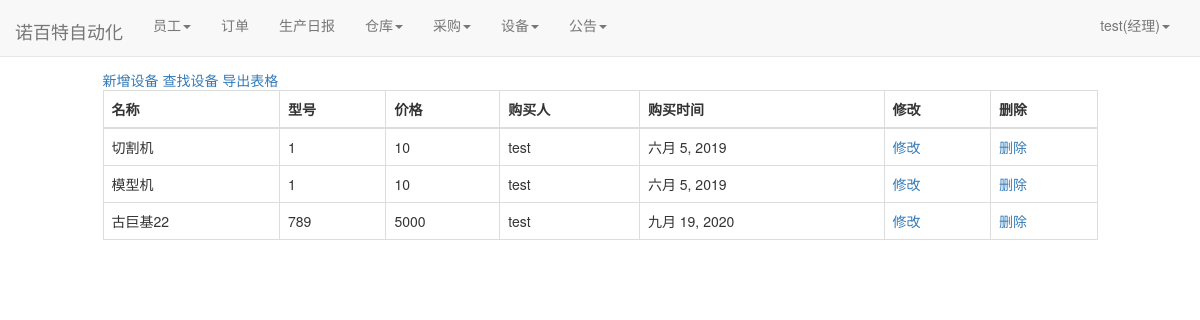
Page /facility/facility_document/ (signed in) on the committed database.
### user/models.py (models this page shows)
class Profile(models.Model):
    user = models.OneToOneField(User, on_delete=models.CASCADE)
    staff_gender = models.CharField(max_length=10, choices=(('male', '男'), ('female', '女')), default='male',
                                    verbose_name='性别')
    staff_age = models.PositiveIntegerField(verbose_name="年龄")
    staff_home = models.CharField(max_length=100, verbose_name="籍贯")
    staff_nationality = models.CharField(max_length=20, verbose_name="民族")  # 民族
    staff_tel = models.BigIntegerField(verbose_name="电话")
    start_time = models.DateField(auto_now_add=True, verbose_name="入职时间")  # 入职时间
    id_card = models.CharField(max_length=20,verbose_name="身份证")  # 身份证号
    staff_type = models.CharField(max_length=100,verbose_name="职位", null=True)  # 职位
    salary_pre_hour = models.IntegerField(verbose_name="时薪")  # 时薪
    class Meta:
        ordering = ['-start_time']

### facility/models.py (models this page shows, shortened)
class Facility(models.Model):#设备
    version = models.CharField(max_length=100, verbose_name="型号")
    facility_name = models.CharField(max_length=100, verbose_name="名称")
    price = models.BigIntegerField(verbose_name="价格")
    buyer = models.ForeignKey(User, on_delete=models.DO_NOTHING, verbose_name="购买人")
    buy_time = models.DateField(auto_now_add=True, verbose_name="购买时间")

### facility/views.py (the view)
# urls.py: path('facility_document/', views.facility_document, name='facility_document'),
def facility_document(request):
    facilities = Facility.objects.all()
    context= {}
    context['facilities'] = facilities
    return render(request, 'facility_document.html', context)

### user/models.py (called while the page is built)
def get_staff_type(self):
    if Profile.objects.filter(user=self).exists():
        profile = Profile.objects.get(user=self)
        return profile.staff_type
    else:
        return ''

### facility/templates/facility_document.html (shortened to what this page needs)
{% extends 'base.html' %}
{% if user.is_authenticated %}
                        {% block nav_facility_active %}active{% endblock %}
{% endif %}
{% block content %}
    <div class="containter">
        <div class="row">
            <div class="col-xs-10 col-xs-offset-1">
                <span style="margin-right: 1em"><a href="{% url 'facility_append' %}">新增设备</a>
                {% if user.is_authenticated %}
                <table class="table table-bordered table-hover">
                    <span style="margin-right: 1em"><a href="{% url  'facility_select' %}">查找设备</a>
                    <span style="margin-right: 1em"><a href="{% url 'facility_download' %}">导出表格</a></span>
                  <thead>
                    <tr>
                      <th scope="col">名称</th>
                      <th scope="col">型号</th>
                      <th scope="col">价格</th>
                      <th scope="col">购买人</th>
                      <th scope="col">购买时间</th>
                         <th scope="col">修改</th>
                      <th scope="col">删除</th>
                    </tr>
                  </thead>
                  <tbody>
                  {%for facility in facilities%}
                    <tr>
                      <td>{{facility.facility_name}}</td>
                      <td>{{facility.version}}</td>
                      <td>{{facility.price}}</td>
                      <td>{{facility.buyer}}</td>
                      <td>{{facility.buy_time}}</td>
                         <td><a href="{% url 'facility_modify' facility.pk%}">修改</a></li></td>
                      <td><a href="{% url 'facility_delete' facility.pk%}">删除</a></li></td>
                    </tr>
                  {% endfor %}
                  </tbody>
                </table>
                {% else %}
                    <span>未登录，跳转到首页...</span>
                    <script type="text/javascript">
                        window.location.href = '/';
                    </script>
                {% endif %}
            </div>
        </div>
    </div>
{% endblock %}

### templates/base.html (shortened to what this page needs)
{% load static %}
<!doctype html>
<html lang="en">
<head>
    <link rel="stylesheet" href="{% static 'base.css' %}">
     <link rel="stylesheet" href="{% static 'home.css' %}">
    <link rel="stylesheet" href="{% static 'bootstrap-3.37/css/bootstrap.min.css' %}">
</head>
<body>
     <div class="navbar navbar-default navbar-fixed-top" role="navigation">
        <div class="container-fluid">
            <div class="navbar-header">
            </div>
        </div>
     </div>
    <nav class="navbar navbar-default navbar-fixed-top">
      <div class="container-fluid">
        <div class="navbar-header">
          <a class="navbar-brand" href="{% url 'home' %}">诺百特自动化</a>
        </div>
          {% if  user.is_authenticated %}
        <div class="collapse navbar-collapse" id="bs-example-navbar-collapse-1">
          <ul class="nav navbar-nav">
              {% if user.get_staff_type == '经理' %}
              <li class="{% block nav_staff_active %}{% endblock %}">
                    <li class="dropdown">
                      <a href="#" class="dropdown-toggle" data-toggle="dropdown" role="button" aria-haspopup="true" aria-expanded="false">员工<span class="caret"></span></a>
                    </li>
                  </li>
                  <li class="{% block nav_order_active %}{% endblock %}"><a href="{% url 'order_list' %}">订单</a></li>
                  <li class="{% block nav_producediary_active %}{% endblock %}"><a href="{% url 'product_diary' %}">生产日报</a></li>
                   <li class="{% block nav_warehousediary_active %}{% endblock %}">
                    <li class="dropdown">
                      <a href="#" class="dropdown-toggle" data-toggle="dropdown" role="button" aria-haspopup="true" aria-expanded="false">仓库<span class="caret"></span></a>
                    </li>
                  </li>
                  <li class="{% block nav_purchase_active %}{% endblock %}">
                    <li class="dropdown">
                      <a href="#" class="dropdown-toggle" data-toggle="dropdown" role="button" aria-haspopup="true" aria-expanded="false">采购<span class="caret"></span></a>
                    </li>
                  </li>
                  <li class="{% block nav_facility_active %}{% endblock %}">
                    <li class="dropdown">
                      <a href="#" class="dropdown-toggle" data-toggle="dropdown" role="button" aria-haspopup="true" aria-expanded="false">设备<span class="caret"></span></a>
                    </li>
                  </li>
              <li class="{% block nav_notice_active %}{% endblock %}">
                    <li class="dropdown">
                      <a href="#" class="dropdown-toggle" data-toggle="dropdown" role="button" aria-haspopup="true" aria-expanded="false">公告<span class="caret"></span></a>
                    </li>
                  </li>
              {%endif%}
          </ul>
        <ul class="nav navbar-nav navbar-right">
            <li class="dropdown">
              <a href="#" class="dropdown-toggle" data-toggle="dropdown" role="button" aria-haspopup="true" aria-expanded="false">
                  {{user.username}}({{user.get_staff_type}})<span class="caret"></span></a>
            </li>
        </ul>
    </div>
          {% else %}
           <ul class="nav navbar-nav navbar-right">
                <li><a href="{% url 'login' %}?from={{ request.get_full_path }}">登录</a></li>
           </ul>
          {% endif %}
      </div>
    </nav>
    {% block content%} {% endblock %}
</body>
</html>

### static/home.css (style rules this page uses)
* { margin: 0; padding: 0; }
body { margin-top: 70px!important; }
ul { list-style-type: none!important; }
ul.navbar-right { margin-right: 0; }
div.navbar-header { font-size: 200%; padding-top: 0.2em; }

### rows in the picture
Facility: facility_name "切割机", version "1", price "10", buyer "test", buy_time "六月 5, 2019"
Facility: facility_name "模型机", version "1", price "10", buyer "test", buy_time "六月 5, 2019"
Facility: facility_name "古巨基22", version "789", price "5000", buyer "test", buy_time "九月 19, 2020"

### other values in the picture
{{ user.username }} "test"
{{ user.get_staff_type }} "经理"
